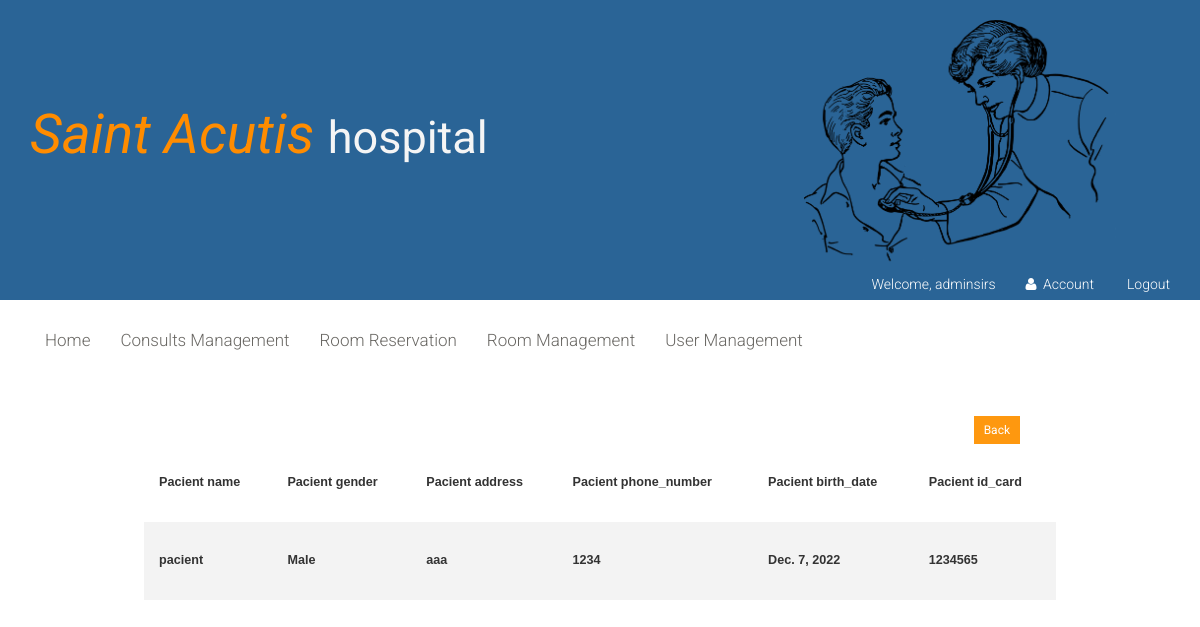
Page /pacient-info/1/ (signed in) on the committed database.
### SAH/models.py (models this page shows, shortened)
class Pacient(models.Model):
    user = models.OneToOneField(User, on_delete=models.CASCADE)
    name = models.CharField(max_length=200)
    gender = models.CharField(max_length=150, choices=(('Female','Female'), ('Male','Male'),('Other','Other')))
    address = models.CharField(max_length=400)
    phone_number = models.IntegerField( blank=True, null=True)
    birth_date = models.DateField( blank=True, null=True)
    id_card = models.IntegerField( blank=True, null=True)

### SAH/views.py (the view)
# urls.py: path('pacient-info/<str:id>/', views.pacient_info, name='pacient-info'),
def pacient_info(request, id):
    if request.user.is_authenticated and request.user.is_superuser:
        pacient = Pacient.objects.get(id=id)
        return render(request, "pacient-info.html", {"pacient": pacient})
    return redirect('login')

### SAH/templates/pacient-info.html (shortened to what this page needs)
{% extends "layout.html" %}
{% block content %}
	<section style="width: 100%; height:auto">
        <p>
            <a class="btn btn-sm btn-primary" style="
             float:right;margin-right:180px"  href="{% url 'consults-management' %}" > Back </a>
         </p>
        <div >
                <div   >
                <table class="styled-table">
                <tr>
                    <th>Pacient name</th>
                    <th>Pacient gender</th>
                    <th>Pacient address</th>
                    <th>Pacient phone_number</th>
                    <th>Pacient birth_date</th>
                    <th>Pacient id_card</th>
                </tr>
                    <tr>
                        <th>{{ pacient.name }}</th>
                        <th>{{ pacient.gender }}</th>
                        <th>{{ pacient.address }}</th>
                        <th>{{ pacient.phone_number }}</th>
                        <th>{{ pacient.birth_date }}</th>
                        <th>{{ pacient.id_card }}</th>
                    </tr>
                </table>
        </div>
    </div>
	</section>
{% endblock %}

### SAH/templates/layout.html (shortened to what this page needs)
<!DOCTYPE html>
<html lang="en">
<head>
    {% load static %}
    <link href="{% static 'css/bootstrap.min.css' %}" rel="stylesheet">
    <link  href="{% static "css/font-awesome.min.css" %}"  rel="stylesheet">
    <link href="{% static "css/prettyPhoto.css" %}"  rel="stylesheet">
    <link href="{% static "css/price-range.css" %}" rel="stylesheet">
    <link href="{% static "css/animate.css" %}" rel="stylesheet">
    <link href="{% static "css/main.css" %}" rel="stylesheet">
    <link href="{% static "css/responsive.css" %}" rel="stylesheet">
</head>
<body >
	<header >
		<div style="height: 300px; background-color: #2a6496;" >
            <img src="../static/images/img-1.png" style=" background-repeat: no-repeat; position: absolute; height: 250px; width: auto; filter: brightness(10) invert(1); margin-top:20px; margin-left: 67%;" >
            <div class="container">
				<div class="row">
					<div class="col-md-8 clearfix">
						<div class="logo pull-left"  style="margin-top: 95px">
                            <a href="{% url "home" %}" > <span style="color: darkorange; font-size: 55px; font-style: italic"   >Saint Acutis </span></a><span style="color: whitesmoke; font-size: 45px;"   >hospital</span></a>
						</div>
					</div>
					<div class="col-md-12 clearfix" style="margin-top: 90px;">
						<div class="shop-menu clearfix pull-right">
							<ul style="float:right" class="nav navbar-nav" >
                                {% if user.is_authenticated %}
								    <li><a style="background-color: #2a6496; color: white"  href="" > Welcome, {{ user.get_username }}</a></li>
                                    <li><a style="background-color: #2a6496; color: white" href="{% url 'account' %}"><i class="fa fa-user"></i> Account</a></li>
                                    <li ><a style="background-color: #2a6496; color:white"  href="{% url "logout" %}">Logout </a></li>
                                {% else %}
								    <li><a style="background-color: #2a6496; color:white" href="{% url 'login' %}" ><i class="fa fa-sign-in" aria-hidden="true"></i>Login</a></li>
                                {%  endif %}
							</ul>
						</div>
					</div>
				</div>
			</div>
		</div>
            <div class="header-bottom">
                <div class="container " >
                    <div class="row">
                        <div class="col-sm-12">
                            <div class="mainmenu  col-sm-12  pull-left" >
                                <ul style="float:left" class="nav navbar-nav collapse navbar-collapse">
                                    {% if user.is_authenticated and user.is_superuser %}
                                    <li><a href="{% url "home" %}" >Home</a></li>
                                    <li><a href="{% url "consults-management" %}" >Consults Management</a></li>
                                    <li><a href="{% url "room-consult-management" %}" >Room Reservation</a></li>
                                    <li><a href="{% url "rooms-management" %}" >Room Management</a></li>
                                    <li><a href="{% url "users-management" %}" >User Management</a></li>
                                    {%  elif user.is_authenticated %}
                                    <li><a href="{% url "home" %}" >Home</a></li>
                                    <li><a href="{% url "consults" %}" >Consults</a></li>
                                    {%  else %}
                                    <li><a href="{% url "home" %}" >Home</a></li>
                                    <li><a href="{% url "consults" %}" >Consults</a></li>
                                    {%  endif %}
                                </ul>
                            </div>
                        </div>
                    </div>
                    </div>
                </div>
	</header>
            {% block content %}
            {% endblock %}
</body>
</html>

### SAH/static/css/main.css (style rules this page uses)
body { font-family: 'Roboto', sans-serif; position: relative; font-weight: 400px; }
ul li { list-style: none; }
a { -webkit-transition: 300ms; transition: 300ms; }
.shop-menu ul li { display: inline-block; padding-left: 15px; padding-right: 15px; }
.shop-menu ul li:last-child { padding-right: 0; }
.shop-menu ul li a { background: #FFFFFF; color: #696763; font-family: 'Roboto', sans-serif; font-size: 14px; font-weight: 300; padding: 0; padding-right: 0; margin-top: 10px; }
.shop-menu ul li a i { margin-right: 3px; }
.header-bottom { padding-bottom: 30px; padding-top: 30px; }
.navbar-collapse.collapse { padding-left: 0; }
.mainmenu ul li { padding-right: 15px; padding-left: 15px; }
.mainmenu ul li:first-child { padding-left: 0px; }
.mainmenu ul li a { color: #696763; font-family: 'Roboto', sans-serif; font-size: 17px; font-weight: 300; padding: 0; padding-bottom: 10px; }
.btn.btn-primary { background: #FE980F; border: 0 none; border-radius: 0; margin-top: 16px; }

### SAH/templates/pacient-info.html (style rules this page uses)
.styled-table { border-collapse: collapse; width:76%; margin-left:12%; margin-right:12%; font-size: 0.9em; font-family: sans-serif; min-width: 400px; }
.styled-table th, .styled-table td { padding: 30px 15px; }
.styled-table tbody tr:nth-of-type(even) { background-color: #f3f3f3; }
.styled-table tbody tr:last-of-type { border-bottom: 2px #009879; }

### rows in the picture
Pacient: name "pacient", gender "Male", address "aaa", phone_number "1234", birth_date "Dec. 7, 2022", id_card "1234565"

### other values in the picture
{{ user.get_username }} "adminsirs"
